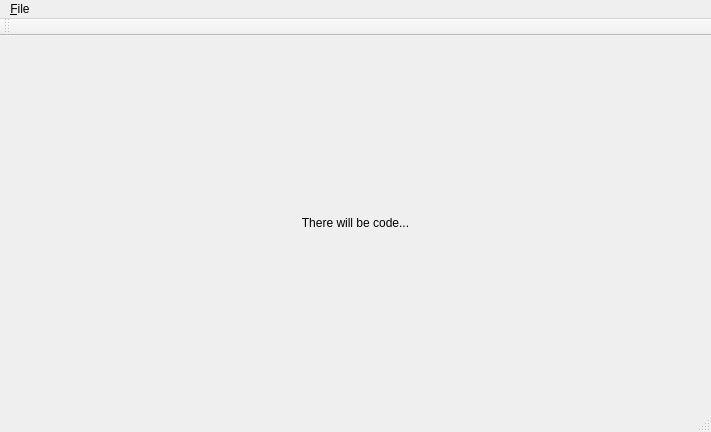
<?xml version="1.0" encoding="UTF-8"?>
<ui version="4.0">
 <class>MainWindow</class>
 <widget class="QMainWindow" name="MainWindow">
  <property name="geometry">
   <rect>
    <x>0</x>
    <y>0</y>
    <width>711</width>
    <height>432</height>
   </rect>
  </property>
  <property name="windowTitle">
   <string>MainWindow</string>
  </property>
  <widget class="QWidget" name="centralWidget">
   <layout class="QVBoxLayout" name="verticalLayout">
    <item>
     <spacer name="verticalSpacer">
      <property name="orientation">
       <enum>Qt::Vertical</enum>
      </property>
      <property name="sizeHint" stdset="0">
       <size>
        <width>20</width>
        <height>160</height>
       </size>
      </property>
     </spacer>
    </item>
    <item>
     <widget class="QLabel" name="label">
      <property name="text">
       <string>There will be code...</string>
      </property>
      <property name="alignment">
       <set>Qt::AlignCenter</set>
      </property>
     </widget>
    </item>
    <item>
     <spacer name="verticalSpacer_2">
      <property name="orientation">
       <enum>Qt::Vertical</enum>
      </property>
      <property name="sizeHint" stdset="0">
       <size>
        <width>20</width>
        <height>159</height>
       </size>
      </property>
     </spacer>
    </item>
   </layout>
  </widget>
  <widget class="QMenuBar" name="menuBar">
   <property name="geometry">
    <rect>
     <x>0</x>
     <y>0</y>
     <width>711</width>
     <height>25</height>
    </rect>
   </property>
   <widget class="QMenu" name="menu_File">
    <property name="title">
     <string>&amp;File</string>
    </property>
    <addaction name="actionFileQuit"/>
   </widget>
   <addaction name="menu_File"/>
  </widget>
  <widget class="QToolBar" name="mainToolBar">
   <attribute name="toolBarArea">
    <enum>TopToolBarArea</enum>
   </attribute>
   <attribute name="toolBarBreak">
    <bool>false</bool>
   </attribute>
  </widget>
  <widget class="QStatusBar" name="statusBar"/>
  <action name="actionFileQuit">
   <property name="text">
    <string>Quit</string>
   </property>
   <property name="shortcut">
    <string>Ctrl+Q</string>
   </property>
  </action>
 </widget>
 <layoutdefault spacing="6" margin="11"/>
 <resources/>
 <connections/>
</ui>
